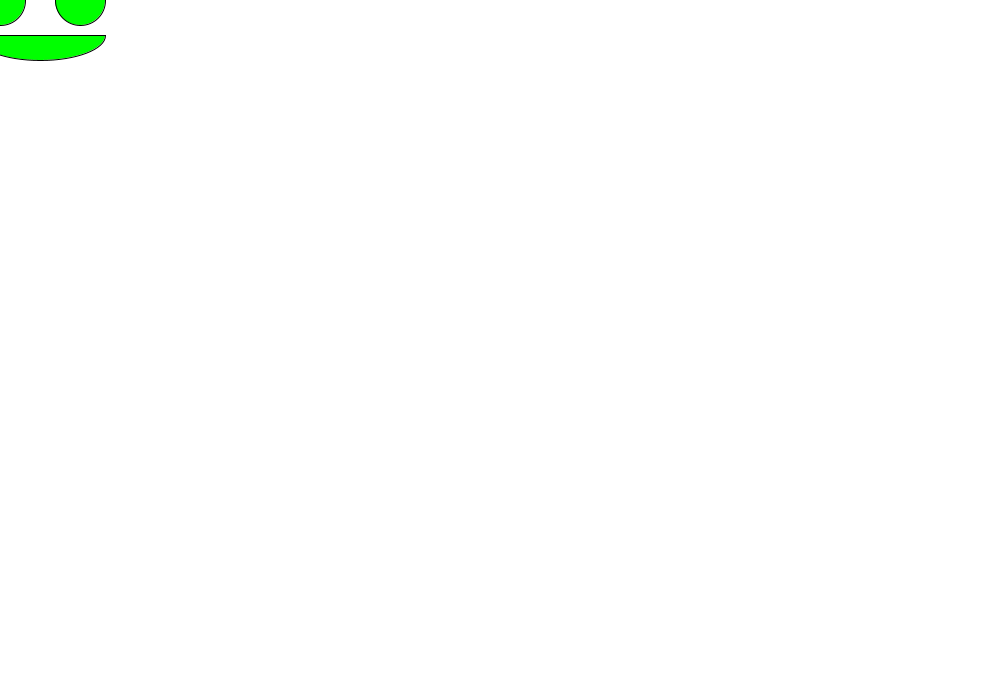
Frame 1 (no input)
Frame 60 (the mouse pressed at the canvas centre just before this capture): identical to frame 1, image omitted
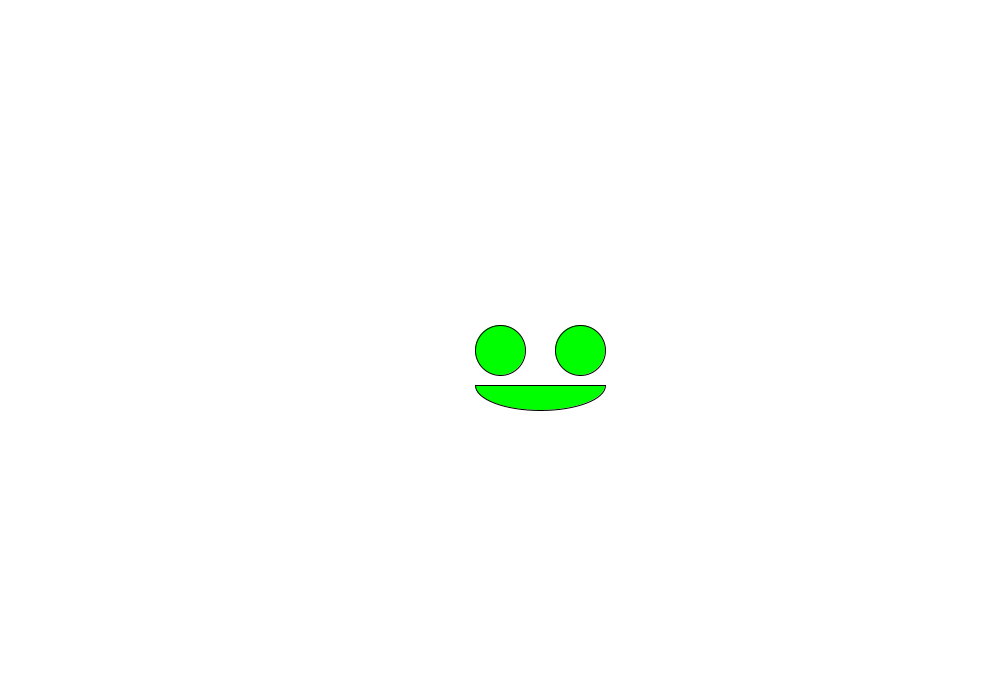
Frame 120 (the mouse held since frame 60 and released just before this capture)

The Processing sketch that drew these frames (run headless with seeded random() and noise(); from frame 60 on, the mouse is pressed at the canvas centre):

// Processing sketch: cara_feliz_siguiendo_mouse
// ── cara_feliz_siguiendo_mouse.pde
/*  Cara Feliz Siguiendo al mouse
    programa donde una cara dibujada
    con las funciones ellipse y arc
    sigue la posicion del mouse con
    las variables mouseX y mouseY
    @LuisDiego
*/


void setup(){
  size(1000,700);    //Pantalla de 1000x700 pixeles
  background(255);   //fondo blanco
}

void draw(){
  background(255);    //Repinta el fondo blanco para borrar la cara anterior
  fill(0,255,0);      //Color de la cara Verde
  ellipse(mouseX,mouseY,50,50);  //Ojo izquierdo   
  ellipse(mouseX+80,mouseY,50,50);  //Ojo derecho
  arc( mouseX+40,mouseY+35 ,130 ,50 ,0.0 ,PI ,CHORD);  //Sonrisa
}
